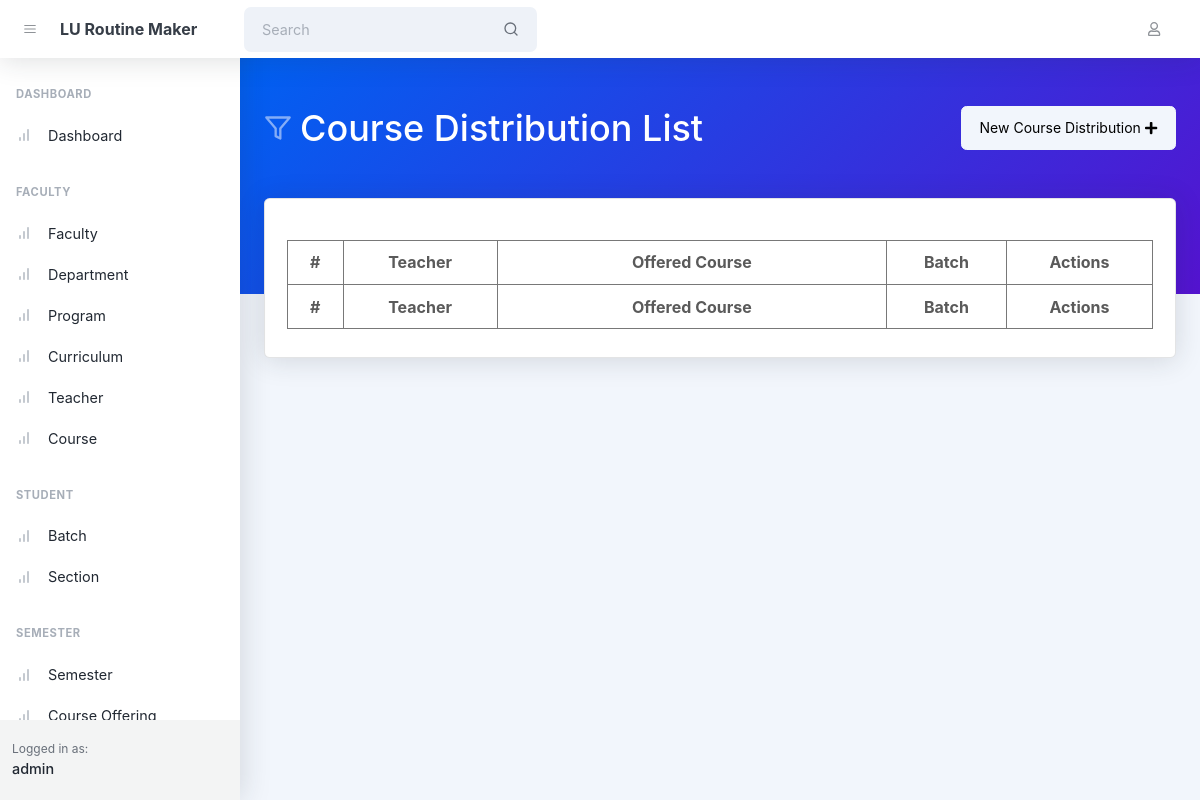
The page /distributions/ (signed in) on the database as committed earlier.
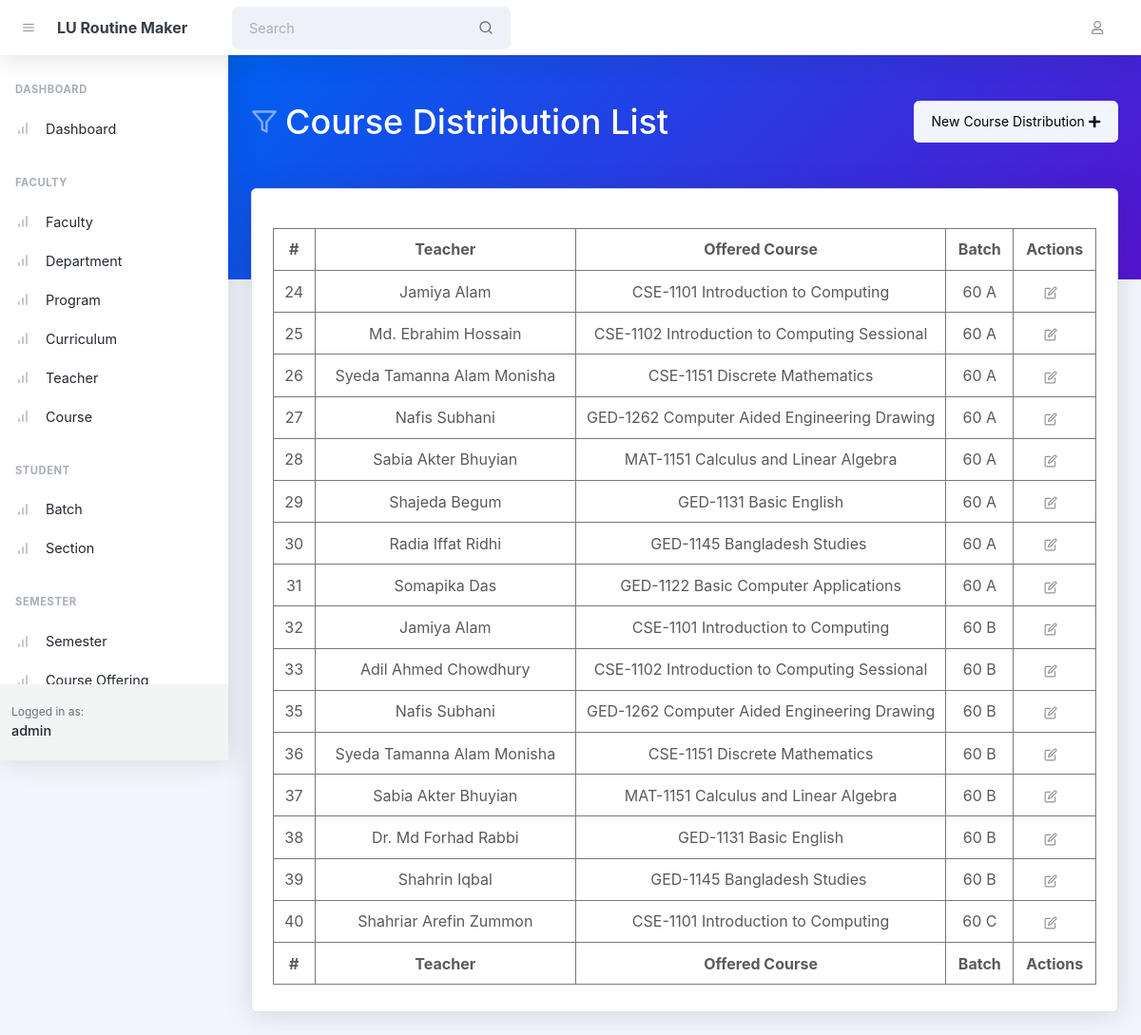
The same page on the database as committed later.
### semester/models.py (models this page shows, shortened)
class CourseDistribution(AbstractTimestampModel):
    offered = models.ForeignKey(
        verbose_name=_('Course Offered'),
        to='semester.CourseOffered',
        related_name='distributions',
        on_delete=models.CASCADE
    )
    section = models.ForeignKey(
        verbose_name=_('Sections'),
        to='student.Section',
        related_name='distributions',
        on_delete=models.CASCADE
    )
    teacher = models.ForeignKey(
        verbose_name=_('Teacher'),
        to='faculty.Teacher',
        related_name='distributions',
        on_delete=models.DO_NOTHING
    )
    parent_dist = models.ForeignKey(
        verbose_name=_("Parent Distribution"),
        to='semester.CourseDistribution',
        related_name='child_dists',
        on_delete=models.SET_NULL,
        null=True,
        blank=True
    )
    class Meta:
        verbose_name = _('Course Distribution')
        verbose_name_plural = _('Course Distributions')

class CourseOffered(AbstractTimestampModel):
    semester = models.ForeignKey(
        verbose_name=_('Semester'),
        to='semester.Semester',
        related_name='offered',
        on_delete=models.CASCADE
    )
    batch = models.ForeignKey(
        verbose_name=_('Batch'),
        to='student.Batch',
        related_name='offered',
        on_delete=models.CASCADE
    )
    course = models.ForeignKey(
        verbose_name=_('Course'),
        to='faculty.Course',
        related_name='offered',
        on_delete=models.CASCADE
    )

### faculty/models.py (models this page shows, shortened)
class Teacher(AbstractTimestampModel):
    class FacultyType(models.TextChoices):
        PERMANENT = 'permanent', _('Permanent')
        Other = 'other', _('other')
    teacher_id = models.CharField(verbose_name=_(
        'Teacher ID'), max_length=255, unique=True)
    first_name = models.CharField(verbose_name=_('First Name'), max_length=128)
    last_name = models.CharField(verbose_name=_('Last Name'), max_length=128)
    name_initials = models.CharField(verbose_name=_(
        'Name Initials'), max_length=32, unique=True)
    department = models.ForeignKey(
        verbose_name=_('Department'),
        to='faculty.Department',
        related_name='teachers',
        on_delete=models.CASCADE,
        null=True
    )
    designation = models.CharField(
        verbose_name=_('Designation'), max_length=255)
    type = models.CharField(
        verbose_name=_('Faculty Type'),
        choices=FacultyType.choices,
        max_length=12,
        default='permanent'
    )
    contact_number = models.CharField(
        verbose_name=_('Contact Number'), max_length=20)
    email = models.EmailField(verbose_name=_('Email'))
    contact_hour = models.FloatField(verbose_name=_('Contact Hour'))
    class Meta:
        verbose_name = _('Teacher')
        verbose_name_plural = _('Teachers')

class Course(AbstractTimestampModel):
    class Type(models.TextChoices):
        THEORY = 'theory', _("Theory")
        LAB = 'lab', _("Lab")
    course_code = models.CharField(verbose_name=_(
        "Course Code"), max_length=16, unique=True)
    title = models.CharField(verbose_name=_("Title"), max_length=255)
    credit = models.FloatField(verbose_name=_("Credit"))
    curriculum = models.ManyToManyField(
        verbose_name=_('Curriculum'),
        to="faculty.Curriculum",
        related_name="courses"
    )
    pre_req = models.ForeignKey(
        verbose_name=_("Pre Req"),
        to="faculty.Course",
        related_name="dependents",
        on_delete=models.CASCADE,
        blank=True,
        null=True
    )
    contact_hour = models.FloatField(verbose_name=_("Contact Hour"))
    type = models.CharField(
        verbose_name=_("Type"),
        choices=Type.choices,
        max_length=8
    )
    class Meta:
        verbose_name = _('Course')
        verbose_name_plural = _('Courses')

### student/models.py (models this page shows, shortened)
class Batch(AbstractTimestampModel):
    batch = models.IntegerField(verbose_name=_("Batch"))
    curriculum = models.ForeignKey(
        verbose_name=_("Curriculum"),
        to="faculty.Curriculum",
        related_name="batches",
        on_delete=models.DO_NOTHING
    )
    class Meta:
        verbose_name = _('Batch')
        verbose_name_plural = _('Batches')

class Section(AbstractTimestampModel):
    batch = models.ForeignKey(
        verbose_name=_('Batch'),
        to="student.Batch",
        related_name="sections",
        on_delete=models.DO_NOTHING
    )
    section = models.CharField(verbose_name=_("Section"), max_length=64)
    parent_section = models.ForeignKey(
        verbose_name=_("Parent Section"),
        to="student.Section",
        related_name="child_sections",
        on_delete=models.DO_NOTHING,
        null=True
    )
    class Meta:
        verbose_name = _('Section')
        verbose_name_plural = _('Sections')

### semester/views.py (the view)
# urls.py: path('distributions/', views.CourseDistributionList.as_view(), name='dist_list'),
@method_decorator(login_required, name='dispatch')
class CourseDistributionList(ListView):
    model = CourseDistribution
    template_name = 'course_distribution_list.html'
    context_object_name = 'dists'
    def get_context_data(self, **kwargs):
        context = super().get_context_data(**kwargs)
        context['user'] = self.request.user
        return context

### semester/templates/course_distribution_list.html (shortened to what this page needs)
{% extends 'base.html' %}
{% block body_header %}
    <header class="page-header page-header-dark bg-gradient-primary-to-secondary pb-10">
        <div class="container-xl px-4">
            <div class="page-header-content pt-4">
                <div class="d-flex justify-content-between">
                    <div class="col-auto mt-4">
                        <h1 class="page-header-title">
                            <div class="page-header-icon"><i data-feather="filter"></i></div>
                            Course Distribution List
                        </h1>
                    </div>
                    <div class="mt-4">
                        <a href="{% url 'semester:dist_create' %}" class="btn btn-light">New Course Distribution&nbsp;<i
                                class="fas fa-plus"></i> </a>
                    </div>
                </div>
            </div>
        </div>
    </header>
{% endblock body_header %}
{% block body %}
    <div class="container-xl px-4 mt-n10">
        <div class="card mb-4">
            <div class="card-body">
                <table id="datatablesSimple">
                    <thead>
                    <tr>
                        <th>#</th>
                        <th>Teacher</th>
                        <th width="45%">Offered Course</th>
                        <th>Batch</th>
                        <th>Actions</th>
                    </tr>
                    </thead>
                    <tfoot>
                    <tr>
                        <th>#</th>
                        <th>Teacher</th>
                        <th>Offered Course</th>
                        <th>Batch</th>
                        <th>Actions</th>
                    </tr>
                    </tfoot>
                    <tbody>
                    {% for dist in dists %}
                        <tr>
                            <td>{{ dist.id }}</td>
                            <td>{{ dist.teacher.first_name }} {{ dist.teacher.last_name }}</td>
                            <td>{{ dist.offered.course.course_code }} {{ dist.offered.course.title }}</td>
                            <td>
                                {{ dist.offered.batch.batch }}   {{ dist.section.section }}
                            </td>
                            <td class="text-center">
                                <a href="#?id={{ dist.id }}"
                                   class="btn btn-datatable btn-icon btn-transparent-dark me-2"><i data-feather="edit"></i></a>
                            </td>
                        </tr>
                    {% endfor %}
                    </tbody>
                </table>
            </div>
        </div>
    </div>
{% endblock %}

Rows that differ between the two databases and show on the page:
added CourseDistribution: id "24", teacher.first_name "Jamiya", teacher.last_name "Alam", offered.course.course_code "CSE-1101", offered.course "Introduction to Computing", offered.batch.batch "60", section.section "A"
added CourseDistribution: id "25", teacher.first_name "Md. Ebrahim", teacher.last_name "Hossain", offered.course.course_code "CSE-1102", offered.course "Introduction to Computing Sessional", offered.batch.batch "60", section.section "A"
added CourseDistribution: id "26", teacher.first_name "Syeda Tamanna", teacher.last_name "Alam Monisha", offered.course.course_code "CSE-1151", offered.course "Discrete Mathematics", offered.batch.batch "60", section.section "A"
added CourseDistribution: id "27", teacher.first_name "Nafis", teacher.last_name "Subhani", offered.course.course_code "GED-1262", offered.course "Computer Aided Engineering Drawing", offered.batch.batch "60", section.section "A"
added CourseDistribution: id "28", teacher.first_name "Sabia", teacher.last_name "Akter Bhuyian", offered.course.course_code "MAT-1151", offered.course "Calculus and Linear Algebra", offered.batch.batch "60", section.section "A"
added CourseDistribution: id "29", teacher.first_name "Shajeda", teacher.last_name "Begum", offered.course.course_code "GED-1131", offered.course "Basic English", offered.batch.batch "60", section.section "A"
added CourseDistribution: id "30", teacher.first_name "Radia", teacher.last_name "Iffat Ridhi", offered.course.course_code "GED-1145", offered.course "Bangladesh Studies", offered.batch.batch "60", section.section "A"
added CourseDistribution: id "31", teacher.first_name "Somapika", teacher.last_name "Das", offered.course.course_code "GED-1122", offered.course "Basic Computer Applications", offered.batch.batch "60", section.section "A"
added CourseDistribution: id "32", teacher.first_name "Jamiya", teacher.last_name "Alam", offered.course.course_code "CSE-1101", offered.course "Introduction to Computing", offered.batch.batch "60", section.section "B"
added CourseDistribution: id "33", teacher.first_name "Adil Ahmed", teacher.last_name "Chowdhury", offered.course.course_code "CSE-1102", offered.course "Introduction to Computing Sessional", offered.batch.batch "60", section.section "B"
added CourseDistribution: id "35", teacher.first_name "Nafis", teacher.last_name "Subhani", offered.course.course_code "GED-1262", offered.course "Computer Aided Engineering Drawing", offered.batch.batch "60", section.section "B"
added CourseDistribution: id "36", teacher.first_name "Syeda Tamanna", teacher.last_name "Alam Monisha", offered.course.course_code "CSE-1151", offered.course "Discrete Mathematics", offered.batch.batch "60", section.section "B"
added CourseDistribution: id "37", teacher.first_name "Sabia", teacher.last_name "Akter Bhuyian", offered.course.course_code "MAT-1151", offered.course "Calculus and Linear Algebra", offered.batch.batch "60", section.section "B"
added CourseDistribution: id "38", teacher.first_name "Dr. Md Forhad", teacher.last_name "Rabbi", offered.course.course_code "GED-1131", offered.course "Basic English", offered.batch.batch "60", section.section "B"
added CourseDistribution: id "39", teacher.first_name "Shahrin", teacher.last_name "Iqbal", offered.course.course_code "GED-1145", offered.course "Bangladesh Studies", offered.batch.batch "60", section.section "B"
added CourseDistribution: id "40", teacher.first_name "Shahriar Arefin", teacher.last_name "Zummon", offered.course.course_code "CSE-1101", offered.course "Introduction to Computing", offered.batch.batch "60", section.section "C"
